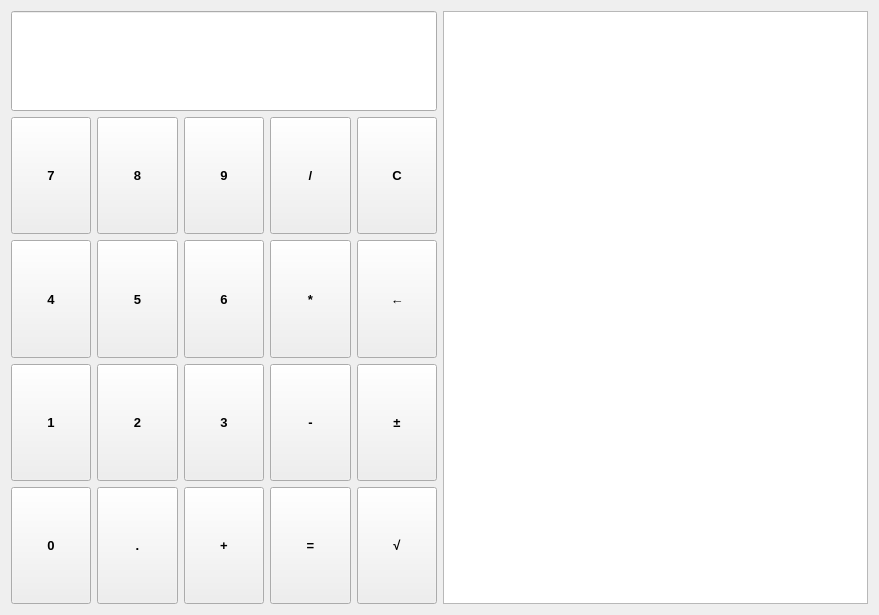
<?xml version="1.0" encoding="UTF-8"?>
<ui version="4.0">
 <class>Widget</class>
 <widget class="QWidget" name="Widget">
  <property name="geometry">
   <rect>
    <x>0</x>
    <y>0</y>
    <width>879</width>
    <height>615</height>
   </rect>
  </property>
  <property name="sizePolicy">
   <sizepolicy hsizetype="Expanding" vsizetype="Fixed">
    <horstretch>0</horstretch>
    <verstretch>0</verstretch>
   </sizepolicy>
  </property>
  <property name="baseSize">
   <size>
    <width>900</width>
    <height>500</height>
   </size>
  </property>
  <property name="acceptDrops">
   <bool>false</bool>
  </property>
  <property name="windowTitle">
   <string>Kalkulator</string>
  </property>
  <layout class="QHBoxLayout" name="horizontalLayout" stretch="1,1">
   <item>
    <layout class="QVBoxLayout" name="verticalLayout" stretch="1,5">
     <property name="spacing">
      <number>6</number>
     </property>
     <property name="sizeConstraint">
      <enum>QLayout::SetDefaultConstraint</enum>
     </property>
     <item>
      <widget class="QLineEdit" name="displayRezultata">
       <property name="minimumSize">
        <size>
         <width>0</width>
         <height>100</height>
        </size>
       </property>
       <property name="baseSize">
        <size>
         <width>0</width>
         <height>100</height>
        </size>
       </property>
       <property name="font">
        <font>
         <family>Arial</family>
         <pointsize>16</pointsize>
         <weight>75</weight>
         <bold>true</bold>
        </font>
       </property>
       <property name="text">
        <string/>
       </property>
       <property name="alignment">
        <set>Qt::AlignRight|Qt::AlignTrailing|Qt::AlignVCenter</set>
       </property>
       <property name="readOnly">
        <bool>true</bool>
       </property>
      </widget>
     </item>
     <item>
      <layout class="QGridLayout" name="gridLayout">
       <property name="sizeConstraint">
        <enum>QLayout::SetNoConstraint</enum>
       </property>
       <item row="1" column="1">
        <widget class="QPushButton" name="button5">
         <property name="sizePolicy">
          <sizepolicy hsizetype="Expanding" vsizetype="Expanding">
           <horstretch>0</horstretch>
           <verstretch>0</verstretch>
          </sizepolicy>
         </property>
         <property name="font">
          <font>
           <family>Arial</family>
           <pointsize>10</pointsize>
           <weight>75</weight>
           <bold>true</bold>
          </font>
         </property>
         <property name="text">
          <string>5</string>
         </property>
        </widget>
       </item>
       <item row="2" column="2">
        <widget class="QPushButton" name="button3">
         <property name="sizePolicy">
          <sizepolicy hsizetype="Expanding" vsizetype="Expanding">
           <horstretch>0</horstretch>
           <verstretch>0</verstretch>
          </sizepolicy>
         </property>
         <property name="font">
          <font>
           <family>Arial</family>
           <pointsize>10</pointsize>
           <weight>75</weight>
           <bold>true</bold>
          </font>
         </property>
         <property name="text">
          <string>3</string>
         </property>
        </widget>
       </item>
       <item row="0" column="1">
        <widget class="QPushButton" name="button8">
         <property name="sizePolicy">
          <sizepolicy hsizetype="Expanding" vsizetype="Expanding">
           <horstretch>0</horstretch>
           <verstretch>0</verstretch>
          </sizepolicy>
         </property>
         <property name="font">
          <font>
           <family>Arial</family>
           <pointsize>10</pointsize>
           <weight>75</weight>
           <bold>true</bold>
          </font>
         </property>
         <property name="text">
          <string>8</string>
         </property>
        </widget>
       </item>
       <item row="3" column="2">
        <widget class="QPushButton" name="plus">
         <property name="sizePolicy">
          <sizepolicy hsizetype="Expanding" vsizetype="Expanding">
           <horstretch>0</horstretch>
           <verstretch>0</verstretch>
          </sizepolicy>
         </property>
         <property name="font">
          <font>
           <family>Arial</family>
           <pointsize>10</pointsize>
           <weight>75</weight>
           <bold>true</bold>
          </font>
         </property>
         <property name="text">
          <string>+</string>
         </property>
        </widget>
       </item>
       <item row="1" column="3">
        <widget class="QPushButton" name="puta">
         <property name="sizePolicy">
          <sizepolicy hsizetype="Expanding" vsizetype="Expanding">
           <horstretch>0</horstretch>
           <verstretch>0</verstretch>
          </sizepolicy>
         </property>
         <property name="font">
          <font>
           <family>Arial</family>
           <pointsize>10</pointsize>
           <weight>75</weight>
           <bold>true</bold>
          </font>
         </property>
         <property name="text">
          <string>*</string>
         </property>
        </widget>
       </item>
       <item row="1" column="4">
        <widget class="QPushButton" name="backspace">
         <property name="sizePolicy">
          <sizepolicy hsizetype="Expanding" vsizetype="Expanding">
           <horstretch>0</horstretch>
           <verstretch>0</verstretch>
          </sizepolicy>
         </property>
         <property name="font">
          <font>
           <family>Arial</family>
           <pointsize>10</pointsize>
           <weight>75</weight>
           <bold>true</bold>
          </font>
         </property>
         <property name="text">
          <string>←</string>
         </property>
        </widget>
       </item>
       <item row="3" column="0">
        <widget class="QPushButton" name="button0">
         <property name="sizePolicy">
          <sizepolicy hsizetype="Expanding" vsizetype="Expanding">
           <horstretch>0</horstretch>
           <verstretch>0</verstretch>
          </sizepolicy>
         </property>
         <property name="font">
          <font>
           <family>Arial</family>
           <pointsize>10</pointsize>
           <weight>75</weight>
           <bold>true</bold>
          </font>
         </property>
         <property name="text">
          <string>0</string>
         </property>
        </widget>
       </item>
       <item row="3" column="3">
        <widget class="QPushButton" name="jednako">
         <property name="sizePolicy">
          <sizepolicy hsizetype="Expanding" vsizetype="Expanding">
           <horstretch>0</horstretch>
           <verstretch>0</verstretch>
          </sizepolicy>
         </property>
         <property name="font">
          <font>
           <family>Arial</family>
           <pointsize>10</pointsize>
           <weight>75</weight>
           <bold>true</bold>
          </font>
         </property>
         <property name="text">
          <string>=</string>
         </property>
        </widget>
       </item>
       <item row="2" column="0">
        <widget class="QPushButton" name="button1">
         <property name="sizePolicy">
          <sizepolicy hsizetype="Expanding" vsizetype="Expanding">
           <horstretch>0</horstretch>
           <verstretch>0</verstretch>
          </sizepolicy>
         </property>
         <property name="font">
          <font>
           <family>Arial</family>
           <pointsize>10</pointsize>
           <weight>75</weight>
           <bold>true</bold>
          </font>
         </property>
         <property name="text">
          <string>1</string>
         </property>
        </widget>
       </item>
       <item row="3" column="1">
        <widget class="QPushButton" name="tacka">
         <property name="sizePolicy">
          <sizepolicy hsizetype="Expanding" vsizetype="Expanding">
           <horstretch>0</horstretch>
           <verstretch>0</verstretch>
          </sizepolicy>
         </property>
         <property name="font">
          <font>
           <family>Arial</family>
           <pointsize>10</pointsize>
           <weight>75</weight>
           <bold>true</bold>
          </font>
         </property>
         <property name="text">
          <string>.</string>
         </property>
        </widget>
       </item>
       <item row="0" column="0">
        <widget class="QPushButton" name="button7">
         <property name="sizePolicy">
          <sizepolicy hsizetype="Expanding" vsizetype="Expanding">
           <horstretch>0</horstretch>
           <verstretch>0</verstretch>
          </sizepolicy>
         </property>
         <property name="font">
          <font>
           <family>Arial</family>
           <pointsize>10</pointsize>
           <weight>75</weight>
           <bold>true</bold>
          </font>
         </property>
         <property name="text">
          <string>7</string>
         </property>
        </widget>
       </item>
       <item row="1" column="0">
        <widget class="QPushButton" name="button4">
         <property name="sizePolicy">
          <sizepolicy hsizetype="Expanding" vsizetype="Expanding">
           <horstretch>0</horstretch>
           <verstretch>0</verstretch>
          </sizepolicy>
         </property>
         <property name="font">
          <font>
           <family>Arial</family>
           <pointsize>10</pointsize>
           <weight>75</weight>
           <bold>true</bold>
          </font>
         </property>
         <property name="text">
          <string>4</string>
         </property>
        </widget>
       </item>
       <item row="0" column="3">
        <widget class="QPushButton" name="podeljeno">
         <property name="sizePolicy">
          <sizepolicy hsizetype="Expanding" vsizetype="Expanding">
           <horstretch>0</horstretch>
           <verstretch>0</verstretch>
          </sizepolicy>
         </property>
         <property name="font">
          <font>
           <family>Arial</family>
           <pointsize>10</pointsize>
           <weight>75</weight>
           <bold>true</bold>
          </font>
         </property>
         <property name="text">
          <string>/</string>
         </property>
        </widget>
       </item>
       <item row="0" column="2">
        <widget class="QPushButton" name="button9">
         <property name="sizePolicy">
          <sizepolicy hsizetype="Expanding" vsizetype="Expanding">
           <horstretch>0</horstretch>
           <verstretch>0</verstretch>
          </sizepolicy>
         </property>
         <property name="font">
          <font>
           <family>Arial</family>
           <pointsize>10</pointsize>
           <weight>75</weight>
           <bold>true</bold>
          </font>
         </property>
         <property name="text">
          <string>9</string>
         </property>
        </widget>
       </item>
       <item row="2" column="4">
        <widget class="QPushButton" name="promenaZnaka">
         <property name="sizePolicy">
          <sizepolicy hsizetype="Expanding" vsizetype="Expanding">
           <horstretch>0</horstretch>
           <verstretch>0</verstretch>
          </sizepolicy>
         </property>
         <property name="font">
          <font>
           <family>Arial</family>
           <pointsize>10</pointsize>
           <weight>75</weight>
           <bold>true</bold>
          </font>
         </property>
         <property name="text">
          <string>±</string>
         </property>
        </widget>
       </item>
       <item row="0" column="4">
        <widget class="QPushButton" name="clear">
         <property name="sizePolicy">
          <sizepolicy hsizetype="Expanding" vsizetype="Expanding">
           <horstretch>0</horstretch>
           <verstretch>0</verstretch>
          </sizepolicy>
         </property>
         <property name="font">
          <font>
           <family>Arial</family>
           <pointsize>10</pointsize>
           <weight>75</weight>
           <bold>true</bold>
          </font>
         </property>
         <property name="text">
          <string>C</string>
         </property>
        </widget>
       </item>
       <item row="2" column="3">
        <widget class="QPushButton" name="minus">
         <property name="sizePolicy">
          <sizepolicy hsizetype="Expanding" vsizetype="Expanding">
           <horstretch>0</horstretch>
           <verstretch>0</verstretch>
          </sizepolicy>
         </property>
         <property name="font">
          <font>
           <family>Arial</family>
           <pointsize>10</pointsize>
           <weight>75</weight>
           <bold>true</bold>
          </font>
         </property>
         <property name="text">
          <string>-</string>
         </property>
        </widget>
       </item>
       <item row="1" column="2">
        <widget class="QPushButton" name="button6">
         <property name="sizePolicy">
          <sizepolicy hsizetype="Expanding" vsizetype="Expanding">
           <horstretch>0</horstretch>
           <verstretch>0</verstretch>
          </sizepolicy>
         </property>
         <property name="font">
          <font>
           <family>Arial</family>
           <pointsize>10</pointsize>
           <weight>75</weight>
           <bold>true</bold>
          </font>
         </property>
         <property name="text">
          <string>6</string>
         </property>
        </widget>
       </item>
       <item row="3" column="4">
        <widget class="QPushButton" name="koren">
         <property name="sizePolicy">
          <sizepolicy hsizetype="Expanding" vsizetype="Expanding">
           <horstretch>0</horstretch>
           <verstretch>0</verstretch>
          </sizepolicy>
         </property>
         <property name="font">
          <font>
           <family>Arial</family>
           <pointsize>10</pointsize>
           <weight>75</weight>
           <bold>true</bold>
          </font>
         </property>
         <property name="text">
          <string>√</string>
         </property>
        </widget>
       </item>
       <item row="2" column="1">
        <widget class="QPushButton" name="button2">
         <property name="sizePolicy">
          <sizepolicy hsizetype="Expanding" vsizetype="Expanding">
           <horstretch>0</horstretch>
           <verstretch>0</verstretch>
          </sizepolicy>
         </property>
         <property name="font">
          <font>
           <family>Arial</family>
           <pointsize>10</pointsize>
           <weight>75</weight>
           <bold>true</bold>
          </font>
         </property>
         <property name="text">
          <string>2</string>
         </property>
        </widget>
       </item>
      </layout>
     </item>
    </layout>
   </item>
   <item>
    <widget class="QPlainTextEdit" name="istorija">
     <property name="sizePolicy">
      <sizepolicy hsizetype="MinimumExpanding" vsizetype="Preferred">
       <horstretch>0</horstretch>
       <verstretch>0</verstretch>
      </sizepolicy>
     </property>
     <property name="font">
      <font>
       <family>Arial</family>
       <pointsize>16</pointsize>
       <weight>75</weight>
       <bold>true</bold>
      </font>
     </property>
    </widget>
   </item>
  </layout>
 </widget>
 <resources/>
 <connections/>
</ui>
